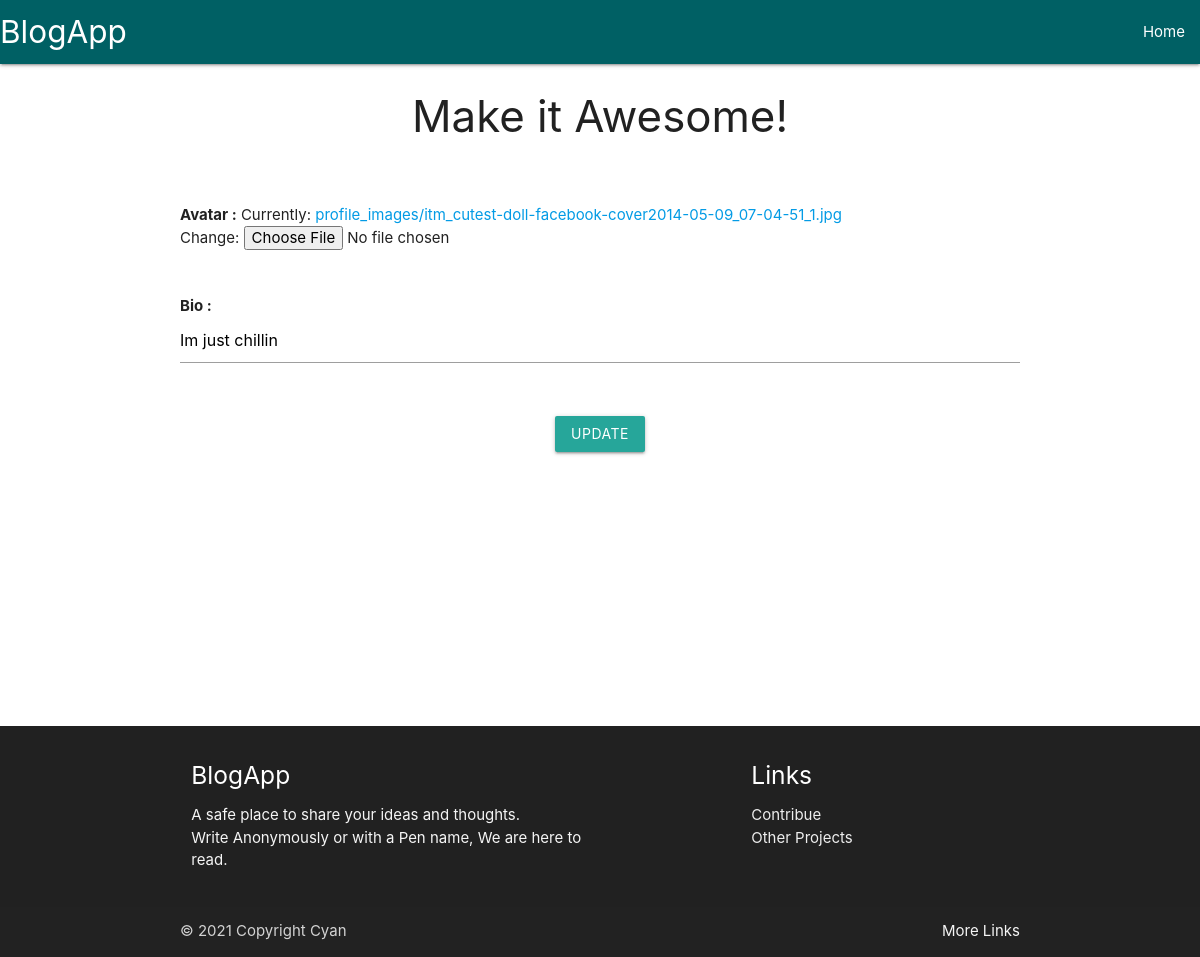
The page /authors/account/update/4/ (signed in) on the database as committed earlier.
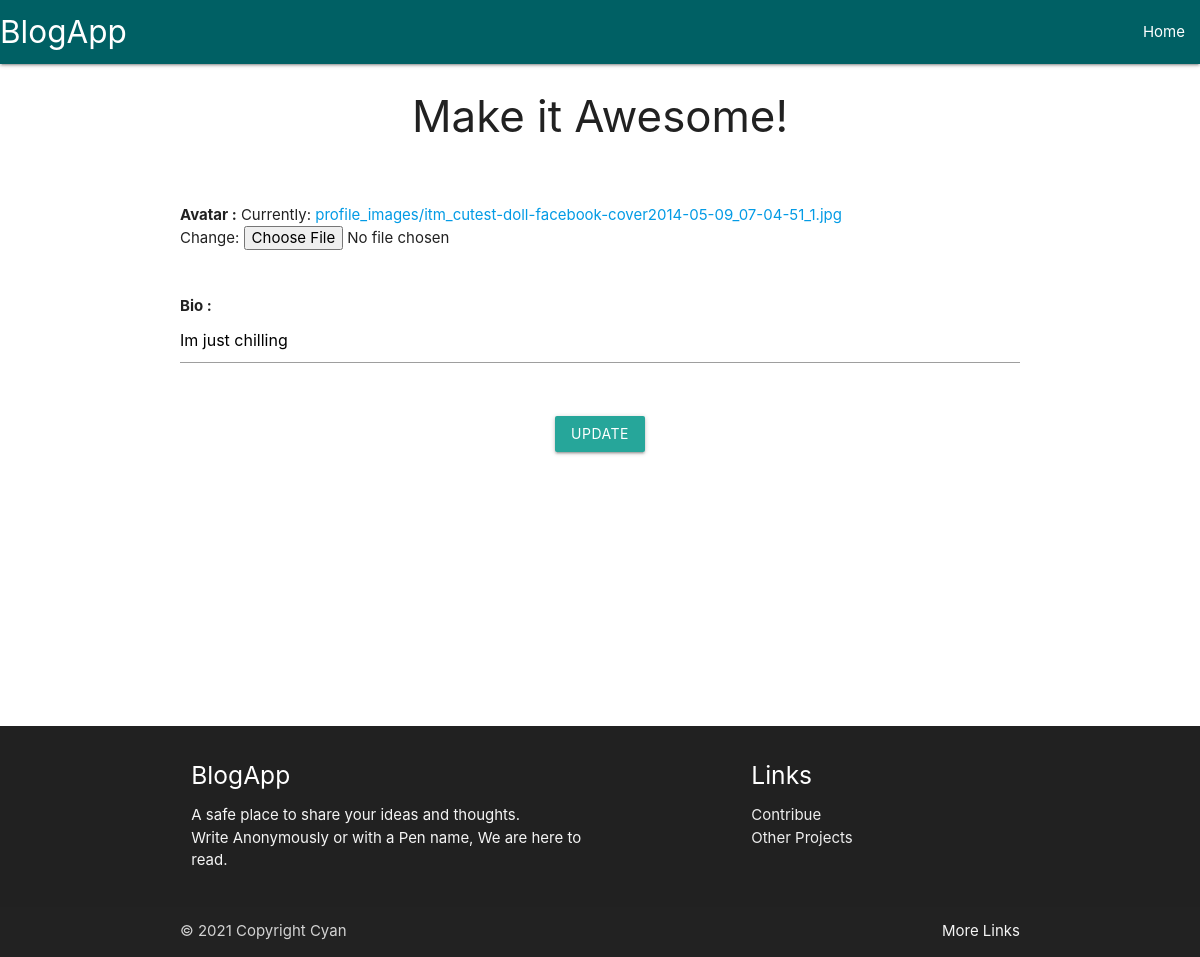
The same page on the database as committed later.
### usermanage/models.py (models this page shows, shortened)
class Author(models.Model):
    user = models.OneToOneField(User, on_delete=models.CASCADE)
    picture = models.ImageField(upload_to="profile_images")
    bio = models.CharField(max_length=100)

### usermanage/views.py (the view, shortened to what this page needs)
# urls.py: path("account/update/<int:pk>/", editAccount, name="edit_account"),
@login_required
def editAccount(request, pk):
    user = User.objects.get(pk=pk)
    author = Author.objects.get(user=user)
    if request.method == "GET":
        form = AuthorForm(instance=author)
    return render(request, "usermanage/edit_account.html", {"form": form})

### usermanage/forms.py
class AuthorForm(ModelForm):
    class Meta:
        model = Author
        fields = ['picture', 'bio']
        widgets = {
            'bio': forms.TextInput(attrs={'placeholder': "Tell us something about yourself..."}),
        }
        labels = {
            'bio': "",
            'picture': "Profile Image : "
        }

### usermanage/templates/usermanage/edit_account.html (shortened to what this page needs)
{% extends 'base.html' %} {% block content %}
<h3 class="center">Make it Awesome!</h3>
<br /><br />
<div class="container">
  <form method="post" enctype="multipart/form-data">
    <div class="col s12">
      <b>Avatar :</b>
      {{form.picture}}
    </div>
    <br /><br />
    <div class="col s12">
      <b>Bio :</b>
      {{form.bio}}
    </div>
    <br /><br />
    <div class="center">
      <button type="submit" class="btn btn-primary">Update</button>
    </div>
  </form>
</div>
{% endblock %}

### usermanage/templates/base.html (shortened to what this page needs)
<head>
  {% load static %}
  <link
    rel="stylesheet"
    href="https://cdnjs.cloudflare.com/ajax/libs/materialize/1.0.0/css/materialize.min.css"
  />
</head>
<body>
  {%block nav%}
  <div class="navbar-fixed">
    <nav class="cyan darken-4">
      <div class="nav-wrapper">
        <a href="{% url 'all_blogs' %}" class="brand-logo">BlogApp</a>
        <ul id="nav-mobile" class="right hide-on-med-and-down">
          <li><a href="{% url 'all_blogs' %}">Home</a></li>
        </ul>
      </div>
    </nav>
  </div>
  {%endblock%}
  <main style="min-height: 65vh">{%block content%} {%endblock%}</main>
  <br />
</body>
{% block footer %}
<footer class="page-footer grey darken-4">
  <div class="container">
    <div class="row">
      <div class="col l6 s12">
        <h5 class="white-text">BlogApp</h5>
        <p class="grey-text text-lighten-4">
          A safe place to share your ideas and thoughts.
          <br />Write Anonymously or with a Pen name, We are here to read.
        </p>
      </div>
      <div class="col l4 offset-l2 s12">
        <h5 class="white-text">Links</h5>
        <ul>
          <li>
            <a
              class="grey-text text-lighten-3"
              href="https://github.com/CyanGirl/Django-BlogApp"
              >Contribue</a
            >
          </li>
          <li>
            <a
              class="grey-text text-lighten-3"
              href="https://github.com/CyanGirl"
              >Other Projects</a
            >
          </li>
        </ul>
      </div>
    </div>
  </div>
  <div class="footer-copyright">
    <div class="container">
      © 2021 Copyright Cyan
      <a class="grey-text text-lighten-4 right" href="#!">More Links</a>
    </div>
  </div>
</footer>
{% endblock %}

Rows that differ between the two databases and show on the page:
changed Author: bio "Im just chillin" → "Im just chilling"
